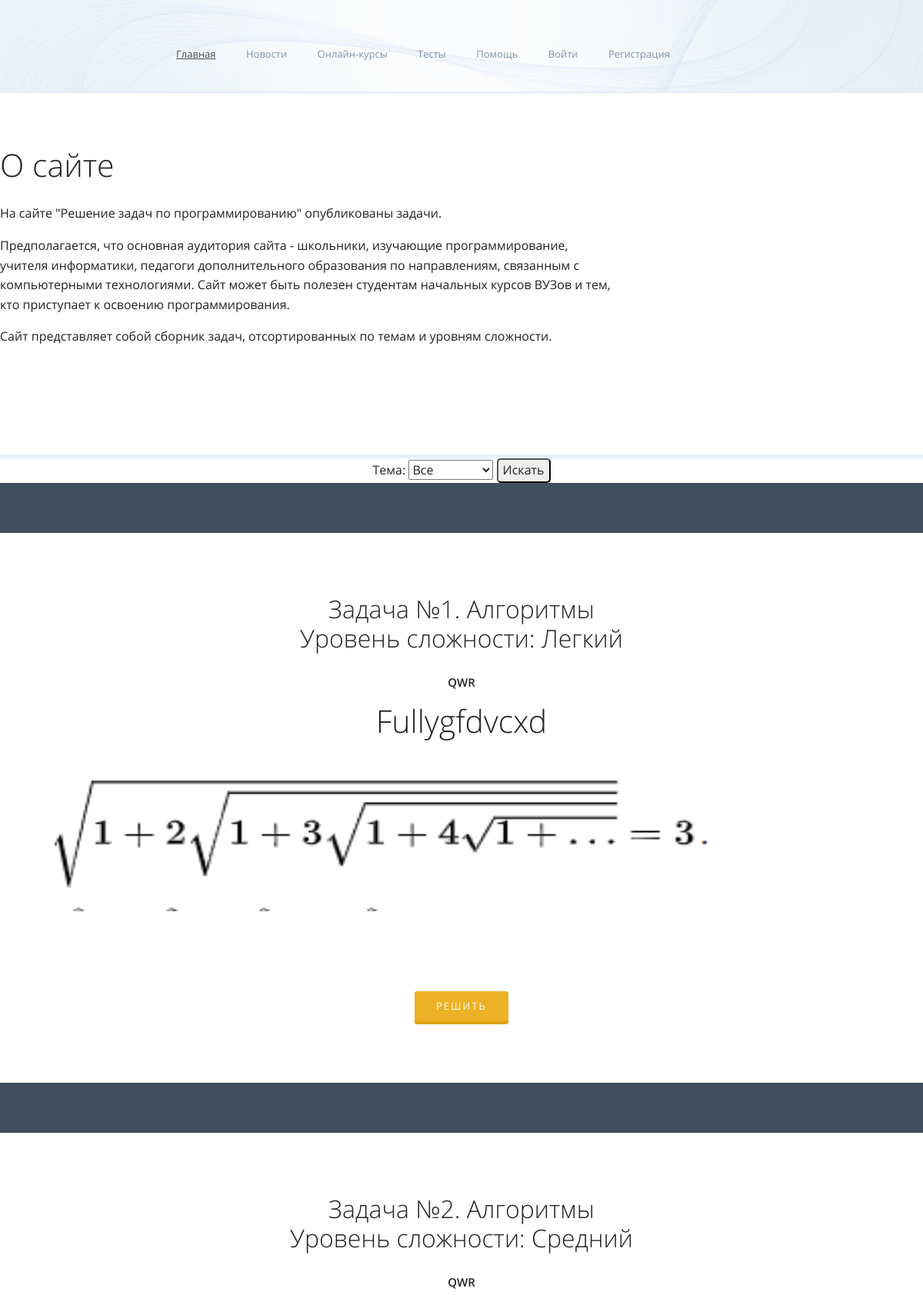
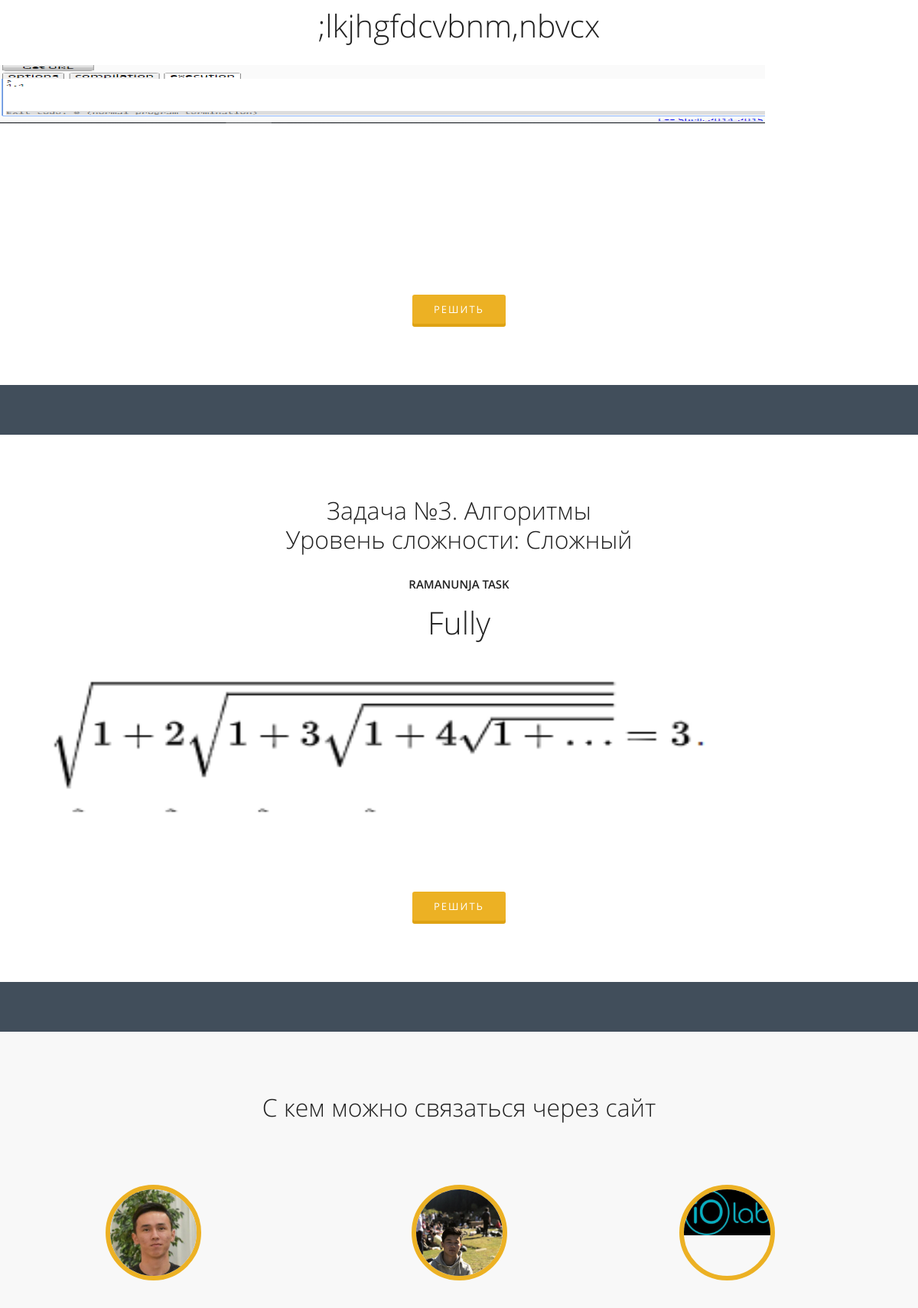
Page /test/ (upper part) on the committed database (2 pictures, top to bottom).
### mainApp/models.py (models this page shows)
class Task(models.Model):
	EASY = '1. Легкий'
	MEDIUM = '2. Средний'
	HARD = '3. Сложный'
	DIFFICULTY = [
		(EASY, 'Легкий'),
		(MEDIUM, 'Средний'),
		(HARD, 'Сложный'),
	]
	topic = models.CharField('Название темы', max_length=200)
	difficulty = models.CharField(max_length=50, choices=DIFFICULTY, default=EASY)
	s_description = models.CharField('Наименование задачи', max_length=200)
	f_description = models.TextField('Описание задачи', max_length=1000, default="Fully")
	taskImage = models.ImageField(upload_to='images/', blank=True)
	ioImage = models.ImageField(upload_to='images/', default='/static/mainApp/img/iodefault.png')
	def __str__(self):
		return self.topic

### mainApp/views.py (the view)
# urls.py: path('test/', views.test, name='test'),
def test(request):
    topics = Task.objects.order_by('topic')
    names = set()
    for name in topics:
        names.add(name.topic)
    names = sorted(names)
    tasks = Task.objects.all()
    print(tasks)
    if request.method == 'POST':
        topic_name = request.POST['Темы']
        if topic_name == 'Все':
            context = {'topics' : names, 'tasks': tasks}
            return render(request, 'mainApp/inside.html', context)
        tasks = Task.objects.filter(topic= topic_name)
    tasks = sorted(tasks, key=operator.attrgetter('difficulty', 'topic'))
    for task in tasks:
        task.difficulty = task.difficulty[2:]
    context = {'topics' : names, 'tasks': tasks}
    return render(request, 'mainApp/inside.html', context)

### mainApp/templates/mainApp/inside.html (shortened to what this page needs)
<!DOCTYPE html>
<html lang="ru">
{% load static %}
<head>
	<link rel="stylesheet" href="{% static 'mainApp/css/style.css' %}" >
	<link rel="stylesheet" href="{% static 'mainApp/css/header.min.css' %}">
	<link rel="stylesheet" href="{% static 'mainApp/css/main.min.css' %}">
</head>
<body class="isnohome">
	<header class="main-head">
		<div class="container">
			<div class="row">
				<div class="mnu-line clearfix">
					<div class="col-lg-2 col-lg-4 col-md-6 col-sm-6 col-xs-12">
					</div>
					<div class="col-lg-3 col-lg-push-7 col-md-6 col-sm-6 col-xs-12">
					</div>
					<div class="col-sm-7 col-md-pull-3">
						<nav class="main-mnu hidden-md hidden-sm hidden-xs">
							<ul>
								<li class="active"><a href="/">Главная</a></li>
								<li><a href="{% url 'newsPage' %}">Новости</a></li>
								<li><a href="#">Онлайн-курсы</a></li>
								<li><a href="{% url 'test' %}">Тесты</a></li>
								<li><a href="{% url 'feedback' %}">Помощь</a></li>
								{% if user.is_authenticated %}
								<li>{{user.username}}</li>
								<li><a href="{% url 'logout' %}">Выйти</a></li>
								{% else %}
								<li><a href="{% url 'login' %}">Войти</a></li>
								<li><a href="{% url 'register' %}">Регистрация</a></li>
								{% endif %}
							</ul>
						</nav>
					</div>
					<div class="col-xs-12">
					</div>
				</div>
			</div>
		</div>
	</header>
	<section class="page">
		<div class="container">
			<div class="row">
				<div class="col-sm-8">
					<article>
						<h1>О сайте</h1>
						<p>На сайте "Решение задач по программированию" опубликованы задачи.</p>
						<p>Предполагается, что основная аудитория сайта - школьники, изучающие программирование, учителя информатики, педагоги дополнительного образования по направлениям, связанным с компьютерными технологиями. Сайт может быть полезен студентам начальных курсов ВУЗов и тем, кто приступает к освоению программирования.</p>
						<p>Сайт представляет собой сборник задач, отсортированных по темам и уровням сложности.</p>
					</article>
				</div>
			</div>
		</div>
	</section>
	<div class="container" align="center">
		<form method="POST" accept="">
			Тема:
			{% if topics %}
		<select name="Темы">
			<option>Все</option>
		</select>
		<button style="border-radius: 5px;">Искать</button>
			{% else %}
			<span>Пока тем нету</span>
			{% endif %}
		</form>
	</div>
	<section class="s-wide s-dark s-adv">
	</section>
	{% if tasks %}
	{% for task in tasks %}
		<section class="s-wide s-direct">
		<div class="container">
			<div class="row">
				<h2>Задача №{{forloop.counter}}. {{task.topic}}
				<br>
				Уровень сложности: {{ task.difficulty }}</h2>
				<h3 style="text-align: center">{{ task.s_description }}</h3>
				<h1 style="text-align: center;">{{ task.f_description }}</h1>
				<img src="{{ task.ioImage.url }}" width="1000" height="300">
			</div>
			<div class="text-center">
				<a href="https://www.onlinegdb.com/online_python_compiler"><button class="button button-small">Решить</button></a>
			</div>
		</div>
	</section>
<section class="s-wide s-dark s-adv">
	</section>
	{% endfor %}
	{% endif %}
	<section class="s-wide s-gray s-callback">
		<div class="container">
			<div class="row">
				<div class="col-sm-12">
					<h2>С кем можно связаться через сайт</h2>
				</div>
				<div class="col-sm-4">
					<div class="item-vertical-2">
						<div class="rounded-img-wrap">
							<img src="{%static 'mainApp/img/photos/Aby.jpeg'%}" alt="Alt">
						</div>
					</div>
				</div>
				<div class="col-sm-4">
					<div class="item-vertical-2">
						<div class="rounded-img-wrap">
							<img src="{%static 'mainApp/img/photos/Era.jpeg'%}" alt="Alt">
						</div>
					</div>
				</div>
				<div class="col-sm-3">
					<div class="item-vertical-2">
						<div class="rounded-img-wrap">
							<img src="{%static 'mainApp/img/photos/iolab.jpeg'%}" alt="Alt">
						</div>
				</div>
			</div>
		</div>
	</section>
</body>
</html>

### mainApp/static/mainApp/css/style.css (style rules this page uses)
html { font-family:sans-serif;-ms-text-size-adjust:100%; -webkit-text-size-adjust:100% }
body { margin:0 }
article,aside,details,figcaption,figure,footer,header,hgroup,main,menu,nav,section,summary { display:block }
a { background-color:transparent }
h1 { font-size:2em;margin:0.67em 0 }
img { border:0 }
button,input,optgroup,select,textarea { color:inherit;font:inherit;margin:0 }
button { overflow:visible }
button,select { text-transform:none }
button, html input[type="button"], input[type="reset"], input[type="submit"] { -webkit-appearance:button;cursor:pointer }
* { -webkit-box-sizing:border-box;-moz-box-sizing:border-box;box-sizing:border-box }
*:before, *:after { -webkit-box-sizing:border-box;-moz-box-sizing:border-box;box-sizing:border-box }
html { font-size:10px;-webkit-tap-highlight-color:rgba(0,0,0,0) }
body { font-family:"Helvetica Neue",Helvetica,Arial,sans-serif;font-size:14px; line-height:1.42857143;color:#333;background-color:#fff }
input,button,select,textarea { font-family:inherit;font-size:inherit;line-height:inherit }
a { color:#337ab7;text-decoration:none }
img { vertical-align:middle }
.container { margin-right:auto;margin-left:auto;padding-left:auto;padding-right:auto; }
@media (min-width:768px) { .container { width:750px } }
@media (min-width:992px) { .container { width:970px } }
@media (min-width:1200px) { .container { width:1170px } }
.row { margin-left:-15px;margin-right:-15px }
.col-xs-1, .col-sm-1, .col-md-1, .col-lg-1, .col-xs-2, .col-sm-2, .col-md-2, .col-lg-2, .col-xs-3, .col-sm-3, .col-md-3, .col-lg-3, .col-xs-4, .col-sm-4, .col-md-4, .col-lg-4, .col-xs-5, .col-sm-5, .col-md-5, .col-lg-5, .col-xs-6, .col-sm-6, .col-md-6, .col-lg-6, .col-xs-7, .col-sm-7, .col-md-7, .col-lg-7, .col-xs-8, .col-sm-8, .col-md-8, .col-lg-8, .col-xs-9, .col-sm-9, .col-md-9, .col-lg-9, .col-xs-10, .col-sm-10, .col-md-10, .col-lg-10, .col-xs-11, .col-sm-11, .col-md-11, .col-lg-11, .col-xs-12, .col-sm-12, .col-md-12, .col-lg-12 { position:relative;min-height:1px; }
.col-xs-1, .col-xs-2, .col-xs-3, .col-xs-4, .col-xs-5, .col-xs-6, .col-xs-7, .col-xs-8, .col-xs-9, .col-xs-10, .col-xs-11, .col-xs-12 { float:left }
.col-xs-12 { width:100% }
@media (min-width:768px) { .col-sm-1, .col-sm-2, .col-sm-3, .col-sm-4, .col-sm-5, .col-sm-6, .col-sm-7, .col-sm-8, .col-sm-9, .col-sm-10, .col-sm-11, .col-sm-12 { float:left } }
@media (min-width:768px) { .col-sm-12 { width:100% } }
@media (min-width:768px) { .col-sm-8 { width:66.66666667% } }
@media (min-width:768px) { .col-sm-7 { width:58.33333333% } }
@media (min-width:768px) { .col-sm-6 { width:50% } }
@media (min-width:768px) { .col-sm-4 { width:33.33333333% } }
@media (min-width:768px) { .col-sm-3 { width:25% } }
@media (min-width:992px) { .col-md-1, .col-md-2, .col-md-3, .col-md-4, .col-md-5, .col-md-6, .col-md-7, .col-md-8, .col-md-9, .col-md-10, .col-md-11, .col-md-12 { float:left } }
@media (min-width:992px) { .col-md-6 { width:50% } }
@media (min-width:992px) { .col-md-pull-3 { right:25% } }
@media (min-width:1200px) { .col-lg-1, .col-lg-2, .col-lg-3, .col-lg-4, .col-lg-5, .col-lg-6, .col-lg-7, .col-lg-8, .col-lg-9, .col-lg-10, .col-lg-11, .col-lg-12 { float:left } }
@media (min-width:1200px) { .col-lg-4 { width:33.33333333% } }
@media (min-width:1200px) { .col-lg-3 { width:25% } }
@media (min-width:1200px) { .col-lg-2 { width:16.66666667% } }
@media (min-width:1200px) { .col-lg-push-7 { left:58.33333333% } }
.clearfix:before,.clearfix:after,.container:before,.container:after,.container-fluid:before,.container-fluid:after,.row:before,.row:after { content:" ";display:table }
.clearfix:after,.container:after,.container-fluid:after,.row:after { clear:both }

### rows in the picture
Task: topic "Алгоритмы", difficulty "Легкий", s_description "QWR", f_description "Fullygfdvcxd", ioImage (picture)
Task: topic "Алгоритмы", difficulty "Средний", s_description "QWR", f_description ";lkjhgfdcvbnm,nbvcx", ioImage (picture)
Task: topic "Алгоритмы", difficulty "Сложный", s_description "RAMANUNJA TASK", f_description "Fully", ioImage (picture)
